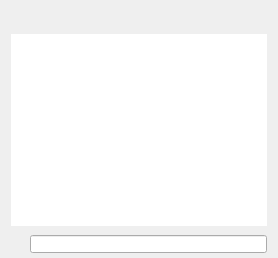
     <widget class="QWidget" name="tab_console">
      <attribute name="title">
       <string>&amp;Console</string>
      </attribute>
      <layout class="QVBoxLayout" name="verticalLayout_3">
       <property name="spacing">
        <number>3</number>
       </property>
       <property name="bottomMargin">
        <number>5</number>
       </property>
       <item>
        <layout class="QHBoxLayout" name="horizontalLayout">
         <property name="spacing">
          <number>4</number>
         </property>
         <item>
          <widget class="QPushButton" name="RPCClearButton">
           <property name="maximumSize">
            <size>
             <width>24</width>
             <height>24</height>
            </size>
           </property>
           <property name="toolTip">
            <string>Clear console</string>
           </property>
           <property name="layoutDirection">
            <enum>Qt::LeftToRight</enum>
           </property>
           <property name="styleSheet">
            <string notr="true">background: transparent; margin-bottom:4px;
</string>
           </property>
           <property name="text">
            <string/>
           </property>
           <property name="icon">
            <iconset>
             <normaloff>:/icons/remove</normaloff>:/icons/remove</iconset>
           </property>
           <property name="iconSize">
            <size>
             <width>16</width>
             <height>16</height>
            </size>
           </property>
           <property name="shortcut">
            <string notr="true">Ctrl+L</string>
           </property>
           <property name="autoDefault">
            <bool>false</bool>
           </property>
           <property name="flat">
            <bool>true</bool>
           </property>
          </widget>
         </item>
         <item>
          <widget class="QPushButton" name="fontSmallerButton">
           <property name="maximumSize">
            <size>
             <width>24</width>
             <height>24</height>
            </size>
           </property>
           <property name="toolTip">
            <string>Decrease font size</string>
           </property>
           <property name="styleSheet">
            <string notr="true">background: transparent; margin-bottom:4px;</string>
           </property>
           <property name="text">
            <string/>
           </property>
           <property name="icon">
            <iconset>
             <normaloff>:/icons/fontsmaller</normaloff>:/icons/fontsmaller</iconset>
           </property>
           <property name="iconSize">
            <size>
             <width>24</width>
             <height>16</height>
            </size>
           </property>
           <property name="autoDefault">
            <bool>false</bool>
           </property>
           <property name="flat">
            <bool>true</bool>
           </property>
          </widget>
         </item>
         <item>
          <widget class="QPushButton" name="fontBiggerButton">
           <property name="maximumSize">
            <size>
             <width>24</width>
             <height>24</height>
            </size>
           </property>
           <property name="toolTip">
            <string>Increase font size</string>
           </property>
           <property name="styleSheet">
            <string notr="true">background: transparent; margin-bottom:4px;</string>
           </property>
           <property name="text">
            <string/>
           </property>
           <property name="icon">
            <iconset>
             <normaloff>:/icons/fontbigger</normaloff>:/icons/fontbigger</iconset>
           </property>
           <property name="iconSize">
            <size>
             <width>24</width>
             <height>16</height>
            </size>
           </property>
           <property name="autoDefault">
            <bool>false</bool>
           </property>
           <property name="flat">
            <bool>true</bool>
           </property>
          </widget>
         </item>
         <item>
          <spacer name="horizontalSpacer">
           <property name="orientation">
            <enum>Qt::Horizontal</enum>
           </property>
           <property name="sizeHint" stdset="0">
            <size>
             <width>40</width>
             <height>20</height>
            </size>
           </property>
          </spacer>
         </item>
        </layout>
       </item>
       <item>
        <widget class="QTextEdit" name="messagesWidget">
         <property name="minimumSize">
          <size>
           <width>0</width>
           <height>100</height>
          </size>
         </property>
         <property name="styleSheet">
          <string notr="true">border-radius:5px;</string>
         </property>
         <property name="readOnly">
          <bool>true</bool>
         </property>
         <property name="tabKeyNavigation" stdset="0">
          <bool>false</bool>
         </property>
         <property name="columnCount" stdset="0">
          <number>2</number>
         </property>
        </widget>
       </item>
       <item>
        <layout class="QHBoxLayout" name="horizontalLayoutPrompt">
         <property name="spacing">
          <number>3</number>
         </property>
         <item>
          <widget class="QPushButton" name="promptIcon">
           <property name="enabled">
            <bool>false</bool>
           </property>
           <property name="maximumSize">
            <size>
             <width>16</width>
             <height>24</height>
            </size>
           </property>
           <property name="styleSheet">
            <string notr="true">background: transparent;</string>
           </property>
           <property name="text">
            <string/>
           </property>
           <property name="icon">
            <iconset resource="../nodescape.qrc">
             <normaloff>:/icons/prompticon</normaloff>
             <disabledoff>:/icons/prompticon</disabledoff>:/icons/prompticon</iconset>
           </property>
           <property name="iconSize">
            <size>
             <width>14</width>
             <height>14</height>
            </size>
           </property>
           <property name="autoDefault">
            <bool>false</bool>
           </property>
           <property name="flat">
            <bool>true</bool>
           </property>
          </widget>
         </item>
         <item>
          <widget class="QLineEdit" name="lineEdit">
           <property name="styleSheet">
            <string notr="true"> margin-top:6px;</string>
           </property>
           <property name="placeholderText">
            <string/>
           </property>
          </widget>
         </item>
        </layout>
       </item>
      </layout>
     </widget>
